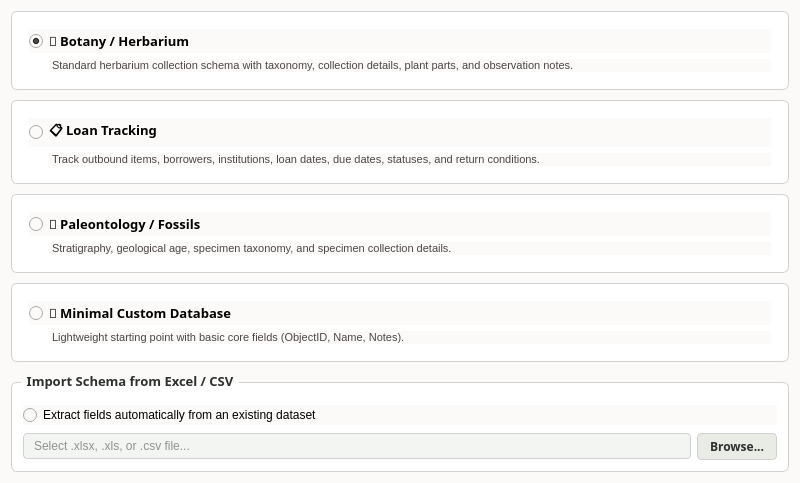
         <widget class="QWidget" name="scroll_templates_content">
          <property name="geometry">
           <rect>
            <x>0</x>
            <y>0</y>
            <width>800</width>
            <height>480</height>
           </rect>
          </property>
          <property name="styleSheet">
           <string notr="true">background-color: #fbfaf8;</string>
          </property>
          <layout class="QVBoxLayout" name="templates_grid_layout">
           <property name="spacing">
            <number>10</number>
           </property>
           <!-- Template Card 1: Botany -->
           <item>
            <widget class="QFrame" name="card_template_botany">
             <property name="styleSheet">
              <string notr="true">
               QFrame#card_template_botany {
                 background-color: #ffffff;
                 border: 1px solid #d1d1d1;
                 border-radius: 6px;
                 padding: 8px;
               }
              </string>
             </property>
             <layout class="QVBoxLayout" name="layout_botany">
              <item>
               <widget class="QRadioButton" name="radio_template_botany">
                <property name="cursor">
                 <cursorShape>PointingHandCursor</cursorShape>
                </property>
                <property name="font">
                 <font>
                  <family>Hanken Grotesk</family>
                  <pointsize>10</pointsize>
                  <bold>true</bold>
                 </font>
                </property>
                <property name="text">
                 <string>🌿 Botany / Herbarium</string>
                </property>
                <property name="checked">
                 <bool>true</bool>
                </property>
               </widget>
              </item>
              <item>
               <widget class="QLabel" name="lbl_desc_botany">
                <property name="font">
                 <font>
                  <family>Segoe UI</family>
                  <pointsize>8</pointsize>
                 </font>
                </property>
                <property name="styleSheet">
                 <string notr="true">color: #4c4546; border: none; margin-left: 20px;</string>
                </property>
                <property name="text">
                 <string>Standard herbarium collection schema with taxonomy, collection details, plant parts, and observation notes.</string>
                </property>
               </widget>
              </item>
             </layout>
            </widget>
           </item>
           <!-- Template Card 2: Loan Tracking -->
           <item>
            <widget class="QFrame" name="card_template_loans">
             <property name="styleSheet">
              <string notr="true">
               QFrame#card_template_loans {
                 background-color: #ffffff;
                 border: 1px solid #d1d1d1;
                 border-radius: 6px;
                 padding: 8px;
               }
              </string>
             </property>
             <layout class="QVBoxLayout" name="layout_loans">
              <item>
               <widget class="QRadioButton" name="radio_template_loans">
                <property name="cursor">
                 <cursorShape>PointingHandCursor</cursorShape>
                </property>
                <property name="font">
                 <font>
                  <family>Hanken Grotesk</family>
                  <pointsize>10</pointsize>
                  <bold>true</bold>
                 </font>
                </property>
                <property name="text">
                 <string>📋 Loan Tracking</string>
                </property>
               </widget>
              </item>
              <item>
               <widget class="QLabel" name="lbl_desc_loans">
                <property name="font">
                 <font>
                  <family>Segoe UI</family>
                  <pointsize>8</pointsize>
                 </font>
                </property>
                <property name="styleSheet">
                 <string notr="true">color: #4c4546; border: none; margin-left: 20px;</string>
                </property>
                <property name="text">
                 <string>Track outbound items, borrowers, institutions, loan dates, due dates, statuses, and return conditions.</string>
                </property>
               </widget>
              </item>
             </layout>
            </widget>
           </item>
           <!-- Template Card 3: Paleontology -->
           <item>
            <widget class="QFrame" name="card_template_paleo">
             <property name="styleSheet">
              <string notr="true">
               QFrame#card_template_paleo {
                 background-color: #ffffff;
                 border: 1px solid #d1d1d1;
                 border-radius: 6px;
                 padding: 8px;
               }
              </string>
             </property>
             <layout class="QVBoxLayout" name="layout_paleo">
              <item>
               <widget class="QRadioButton" name="radio_template_paleo">
                <property name="cursor">
                 <cursorShape>PointingHandCursor</cursorShape>
                </property>
                <property name="font">
                 <font>
                  <family>Hanken Grotesk</family>
                  <pointsize>10</pointsize>
                  <bold>true</bold>
                 </font>
                </property>
                <property name="text">
                 <string>🦴 Paleontology / Fossils</string>
                </property>
               </widget>
              </item>
              <item>
               <widget class="QLabel" name="lbl_desc_paleo">
                <property name="font">
                 <font>
                  <family>Segoe UI</family>
                  <pointsize>8</pointsize>
                 </font>
                </property>
                <property name="styleSheet">
                 <string notr="true">color: #4c4546; border: none; margin-left: 20px;</string>
                </property>
                <property name="text">
                 <string>Stratigraphy, geological age, specimen taxonomy, and specimen collection details.</string>
                </property>
               </widget>
              </item>
             </layout>
            </widget>
           </item>
           <!-- Template Card 4: Minimal Custom -->
           <item>
            <widget class="QFrame" name="card_template_minimal">
             <property name="styleSheet">
              <string notr="true">
               QFrame#card_template_minimal {
                 background-color: #ffffff;
                 border: 1px solid #d1d1d1;
                 border-radius: 6px;
                 padding: 8px;
               }
              </string>
             </property>
             <layout class="QVBoxLayout" name="layout_minimal">
              <item>
               <widget class="QRadioButton" name="radio_template_minimal">
                <property name="cursor">
                 <cursorShape>PointingHandCursor</cursorShape>
                </property>
                <property name="font">
                 <font>
                  <family>Hanken Grotesk</family>
                  <pointsize>10</pointsize>
                  <bold>true</bold>
                 </font>
                </property>
                <property name="text">
                 <string>📄 Minimal Custom Database</string>
                </property>
               </widget>
              </item>
              <item>
               <widget class="QLabel" name="lbl_desc_minimal">
                <property name="font">
                 <font>
                  <family>Segoe UI</family>
                  <pointsize>8</pointsize>
                 </font>
                </property>
                <property name="styleSheet">
                 <string notr="true">color: #4c4546; border: none; margin-left: 20px;</string>
                </property>
                <property name="text">
                 <string>Lightweight starting point with basic core fields (ObjectID, Name, Notes).</string>
                </property>
               </widget>
              </item>
             </layout>
            </widget>
           </item>
           <!-- Import Schema from File Group -->
           <item>
            <widget class="QGroupBox" name="group_import_schema">
             <property name="font">
              <font>
               <family>Hanken Grotesk</family>
               <pointsize>10</pointsize>
               <bold>true</bold>
              </font>
             </property>
             <property name="styleSheet">
              <string notr="true">
               QGroupBox {
                 background-color: #ffffff;
                 border: 1px solid #d1d1d1;
                 border-radius: 6px;
                 margin-top: 10px;
                 padding: 12px;
                 color: #2c302e;
               }
               QGroupBox::title {
                 subcontrol-origin: margin;
                 left: 10px;
                 padding: 0 4px;
               }
              </string>
             </property>
             <property name="title">
              <string>Import Schema from Excel / CSV</string>
             </property>
             <layout class="QVBoxLayout" name="import_layout">
              <property name="spacing">
               <number>8</number>
              </property>
              <item>
               <widget class="QRadioButton" name="radio_template_import">
                <property name="cursor">
                 <cursorShape>PointingHandCursor</cursorShape>
                </property>
                <property name="font">
                 <font>
                  <family>Segoe UI</family>
                  <pointsize>9</pointsize>
                 </font>
                </property>
                <property name="text">
                 <string>Extract fields automatically from an existing dataset</string>
                </property>
               </widget>
              </item>
              <item>
               <layout class="QHBoxLayout" name="layout_import_file">
                <property name="spacing">
                 <number>6</number>
                </property>
                <item>
                 <widget class="QLineEdit" name="edit_import_path">
                  <property name="font">
                   <font>
                    <family>Segoe UI</family>
                    <pointsize>9</pointsize>
                   </font>
                  </property>
                  <property name="styleSheet">
                   <string notr="true">
                    QLineEdit {
                      background-color: #f2f5f1;
                      border: 1px solid #d1d1d1;
                      border-radius: 4px;
                      padding: 4px 8px;
                      color: #2c302e;
                    }
                   </string>
                  </property>
                  <property name="placeholderText">
                   <string>Select .xlsx, .xls, or .csv file...</string>
                  </property>
                 </widget>
                </item>
                <item>
                 <widget class="QPushButton" name="btn_browse_import">
                  <property name="cursor">
                   <cursorShape>PointingHandCursor</cursorShape>
                  </property>
                  <property name="font">
                   <font>
                    <family>Hanken Grotesk</family>
                    <pointsize>9</pointsize>
                    <bold>true</bold>
                   </font>
                  </property>
                  <property name="styleSheet">
                   <string notr="true">
                    QPushButton {
                      background-color: #e9ece5;
                      color: #2c302e;
                      border: 1px solid #d1d1d1;
                      border-radius: 4px;
                      padding: 4px 12px;
                    }
                    QPushButton:hover {
                      background-color: #dde1d8;
                    }
                   </string>
                  </property>
                  <property name="text">
                   <string>Browse...</string>
                  </property>
                 </widget>
                </item>
               </layout>
              </item>
             </layout>
            </widget>
           </item>
          </layout>
         </widget>
